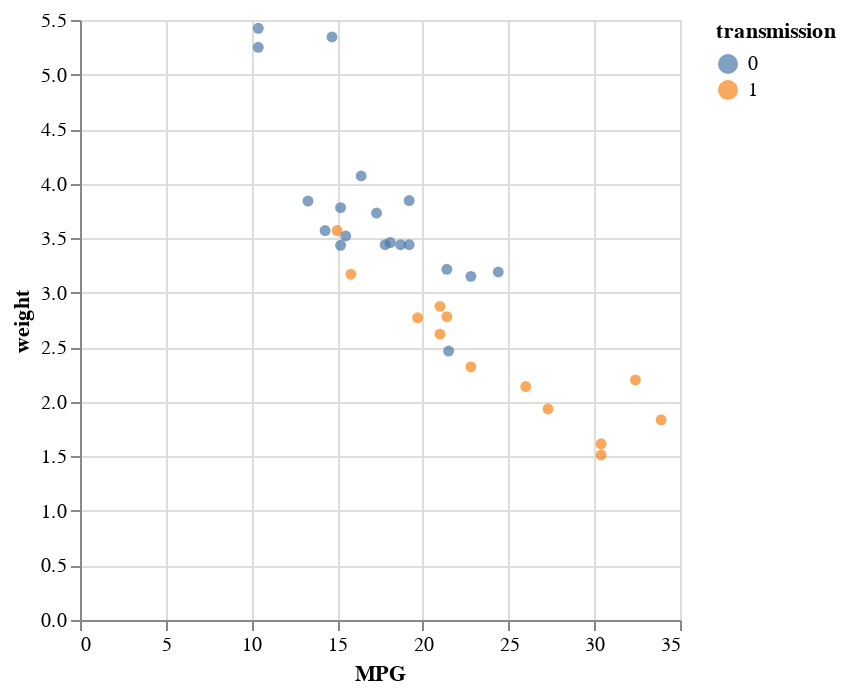

Notebook cell for this chart:
### Markdown cell above
This would be a bit easier to read if the dots were filled so we could better see the colors. Luckily we can easily override the "global" properties of points to make them filled (`.mark_point(filled=True)`). Alternatively, you could use `.mark_circle`, which is a filled `.mark_point`. You can read more about this and see more options on the [Altair website](https://altair-viz.github.io/user_guide/customization.html).

### Code cell
#2.3 Change the look of the marks (filled)

alt.Chart(mtcars).mark_point(filled=True).encode(
    x='MPG',
    y="weight",
    color="transmission:N"
)

### Figure 1 — Vega-Lite specification as saved in the notebook (floating-point values rounded to 4 significant figures)
{"config": {"view": {"continuousWidth": 300, "continuousHeight": 300}}, "data": {"name": "data-a4c85d0c7c83a07683be57f0abc670da"}, "mark": {"type": "point", "filled": true}, "encoding": {"color": {"field": "transmission", "type": "nominal"}, "x": {"field": "MPG", "type": "quantitative"}, "y": {"field": "weight", "type": "quantitative"}}, "$schema": "https://vega.github.io/schema/vega-lite/v5.20.1.json", "datasets": {"data-a4c85d0c7c83a07683be57f0abc670da": [{"model": "Mazda RX4", "MPG": 21.0, "cylinders": 6, "displacement": 160.0, "HP": 110, "rear_axle_ratio": 3.9, "weight": 2.62, "qsec": 16.46, "vs": 0, "transmission": 1, "gears": 4, "carb": 4}, {"model": "Mazda RX4 Wag", "MPG": 21.0, "cylinders": 6, "displacement": 160.0, "HP": 110, "rear_axle_ratio": 3.9, "weight": 2.875, "qsec": 17.02, "vs": 0, "transmission": 1, "gears": 4, "carb": 4}, {"model": "Datsun 710", "MPG": 22.8, "cylinders": 4, "displacement": 108.0, "HP": 93, "rear_axle_ratio": 3.85, "weight": 2.32, "qsec": 18.61, "vs": 1, "transmission": 1, "gears": 4, "carb": 1}, {"model": "Hornet 4 Drive", "MPG": 21.4, "cylinders": 6, "displacement": 258.0, "HP": 110, "rear_axle_ratio": 3.08, "weight": 3.215, "qsec": 19.44, "vs": 1, "transmission": 0, "gears": 3, "carb": 1}, {"model": "Hornet Sportabout", "MPG": 18.7, "cylinders": 8, "displacement": 360.0, "HP": 175, "rear_axle_ratio": 3.15, "weight": 3.44, "qsec": 17.02, "vs": 0, "transmission": 0, "gears": 3, "carb": 2}, {"model": "Valiant", "MPG": 18.1, "cylinders": 6, "displacement": 225.0, "HP": 105, "rear_axle_ratio": 2.76, "weight": 3.46, "qsec": 20.22, "vs": 1, "transmission": 0, "gears": 3, "carb": 1}, {"model": "Duster 360", "MPG": 14.3, "cylinders": 8, "displacement": 360.0, "HP": 245, "rear_axle_ratio": 3.21, "weight": 3.57, "qsec": 15.84, "vs": 0, "transmission": 0, "gears": 3, "carb": 4}, {"model": "Merc 240D", "MPG": 24.4, "cylinders": 4, "displacement": 146.7, "HP": 62, "rear_axle_ratio": 3.69, "weight": 3.19, "qsec": 20.0, "vs": 1, "transmission": 0, "gears": 4, "carb": 2}, {"model": "Merc 230", "MPG": 22.8, "cylinders": 4, "displacement": 140.8, "HP": 95, "rear_axle_ratio": 3.92, "weight": 3.15, "qsec": 22.9, "vs": 1, "transmission": 0, "gears": 4, "carb": 2}, {"model": "Merc 280", "MPG": 19.2, "cylinders": 6, "displacement": 167.6, "HP": 123, "rear_axle_ratio": 3.92, "weight": 3.44, "qsec": 18.3, "vs": 1, "transmission": 0, "gears": 4, "carb": 4}, {"model": "Merc 280C", "MPG": 17.8, "cylinders": 6, "displacement": 167.6, "HP": 123, "rear_axle_ratio": 3.92, "weight": 3.44, "qsec": 18.9, "vs": 1, "transmission": 0, "gears": 4, "carb": 4}, {"model": "Merc 450SE", "MPG": 16.4, "cylinders": 8, "displacement": 275.8, "HP": 180, "rear_axle_ratio": 3.07, "weight": 4.07, "qsec": 17.4, "vs": 0, "transmission": 0, "gears": 3, "carb": 3}, {"model": "Merc 450SL", "MPG": 17.3, "cylinders": 8, "displacement": 275.8, "HP": 180, "rear_axle_ratio": 3.07, "weight": 3.73, "qsec": 17.6, "vs": 0, "transmission": 0, "gears": 3, "carb": 3}, {"model": "Merc 450SLC", "MPG": 15.2, "cylinders": 8, "displacement": 275.8, "HP": 180, "rear_axle_ratio": 3.07, "weight": 3.78, "qsec": 18.0, "vs": 0, "transmission": 0, "gears": 3, "carb": 3}, {"model": "Cadillac Fleetwood", "MPG": 10.4, "cylinders": 8, "displacement": 472.0, "HP": 205, "rear_axle_ratio": 2.93, "weight": 5.25, "qsec": 17.98, "vs": 0, "transmission": 0, "gears": 3, "carb": 4}, {"model": "Lincoln Continental", "MPG": 10.4, "cylinders": 8, "displacement": 460.0, "HP": 215, "rear_axle_ratio": 3.0, "weight": 5.424, "qsec": 17.82, "vs": 0, "transmission": 0, "gears": 3, "carb": 4}, {"model": "Chrysler Imperial", "MPG": 14.7, "cylinders": 8, "displacement": 440.0, "HP": 230, "rear_axle_ratio": 3.23, "weight": 5.345, "qsec": 17.42, "vs": 0, "transmission": 0, "gears": 3, "carb": 4}, {"model": "Fiat 128", "MPG": 32.4, "cylinders": 4, "displacement": 78.7, "HP": 66, "rear_axle_ratio": 4.08, "weight": 2.2, "qsec": 19.47, "vs": 1, "transmission": 1, "gears": 4, "carb": 1}, {"model": "Honda Civic", "MPG": 30.4, "cylinders": 4, "displacement": 75.7, "HP": 52, "rear_axle_ratio": 4.93, "weight": 1.615, "qsec": 18.52, "vs": 1, "transmission": 1, "gears": 4, "carb": 2}, {"model": "Toyota Corolla", "MPG": 33.9, "cylinders": 4, "displacement": 71.1, "HP": 65, "rear_axle_ratio": 4.22, "weight": 1.835, "qsec": 19.9, "vs": 1, "transmission": 1, "gears": 4, "carb": 1}, {"model": "Toyota Corona", "MPG": 21.5, "cylinders": 4, "displacement": 120.1, "HP": 97, "rear_axle_ratio": 3.7, "weight": 2.465, "qsec": 20.01, "vs": 1, "transmission": 0, "gears": 3, "carb": 1}, {"model": "Dodge Challenger", "MPG": 15.5, "cylinders": 8, "displacement": 318.0, "HP": 150, "rear_axle_ratio": 2.76, "weight": 3.52, "qsec": 16.87, "vs": 0, "transmission": 0, "gears": 3, "carb": 2}, {"model": "AMC Javelin", "MPG": 15.2, "cylinders": 8, "displacement": 304.0, "HP": 150, "rear_axle_ratio": 3.15, "weight": 3.435, "qsec": 17.3, "vs": 0, "transmission": 0, "gears": 3, "carb": 2}, {"model": "Camaro Z28", "MPG": 13.3, "cylinders": 8, "displacement": 350.0, "HP": 245, "rear_axle_ratio": 3.73, "weight": 3.84, "qsec": 15.41, "vs": 0, "transmission": 0, "gears": 3, "carb": 4}, {"model": "Pontiac Firebird", "MPG": 19.2, "cylinders": 8, "displacement": 400.0, "HP": 175, "rear_axle_ratio": 3.08, "weight": 3.845, "qsec": 17.05, "vs": 0, "transmission": 0, "gears": 3, "carb": 2}, {"model": "Fiat X1-9", "MPG": 27.3, "cylinders": 4, "displacement": 79.0, "HP": 66, "rear_axle_ratio": 4.08, "weight": 1.935, "qsec": 18.9, "vs": 1, "transmission": 1, "gears": 4, "carb": 1}, {"model": "Porsche 914-2", "MPG": 26.0, "cylinders": 4, "displacement": 120.3, "HP": 91, "rear_axle_ratio": 4.43, "weight": 2.14, "qsec": 16.7, "vs": 0, "transmission": 1, "gears": 5, "carb": 2}, {"model": "Lotus Europa", "MPG": 30.4, "cylinders": 4, "displacement": 95.1, "HP": 113, "rear_axle_ratio": 3.77, "weight": 1.513, "qsec": 16.9, "vs": 1, "transmission": 1, "gears": 5, "carb": 2}, {"model": "Ford Pantera L", "MPG": 15.8, "cylinders": 8, "displacement": 351.0, "HP": 264, "rear_axle_ratio": 4.22, "weight": 3.17, "qsec": 14.5, "vs": 0, "transmission": 1, "gears": 5, "carb": 4}, {"model": "Ferrari Dino", "MPG": 19.7, "cylinders": 6, "displacement": 145.0, "HP": 175, "rear_axle_ratio": 3.62, "weight": 2.77, "qsec": 15.5, "vs": 0, "transmission": 1, "gears": 5, "carb": 6}, {"model": "Maserati Bora", "MPG": 15.0, "cylinders": 8, "displacement": 301.0, "HP": 335, "rear_axle_ratio": 3.54, "weight": 3.57, "qsec": 14.6, "vs": 0, "transmission": 1, "gears": 5, "carb": 8}, {"model": "Volvo 142E", "MPG": 21.4, "cylinders": 4, "displacement": 121.0, "HP": 109, "rear_axle_ratio": 4.11, "weight": 2.78, "qsec": 18.6, "vs": 1, "transmission": 1, "gears": 4, "carb": 2}]}}
